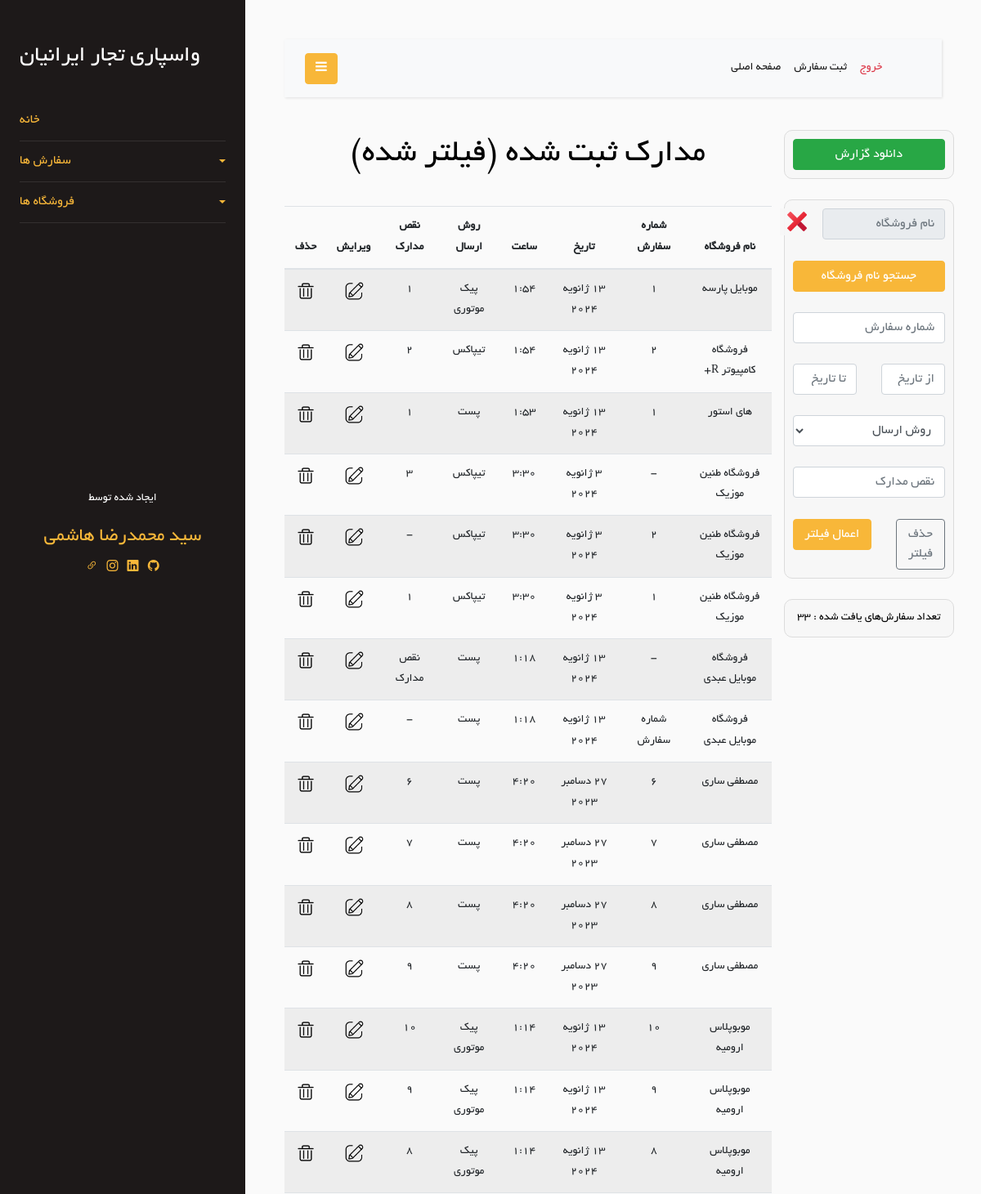
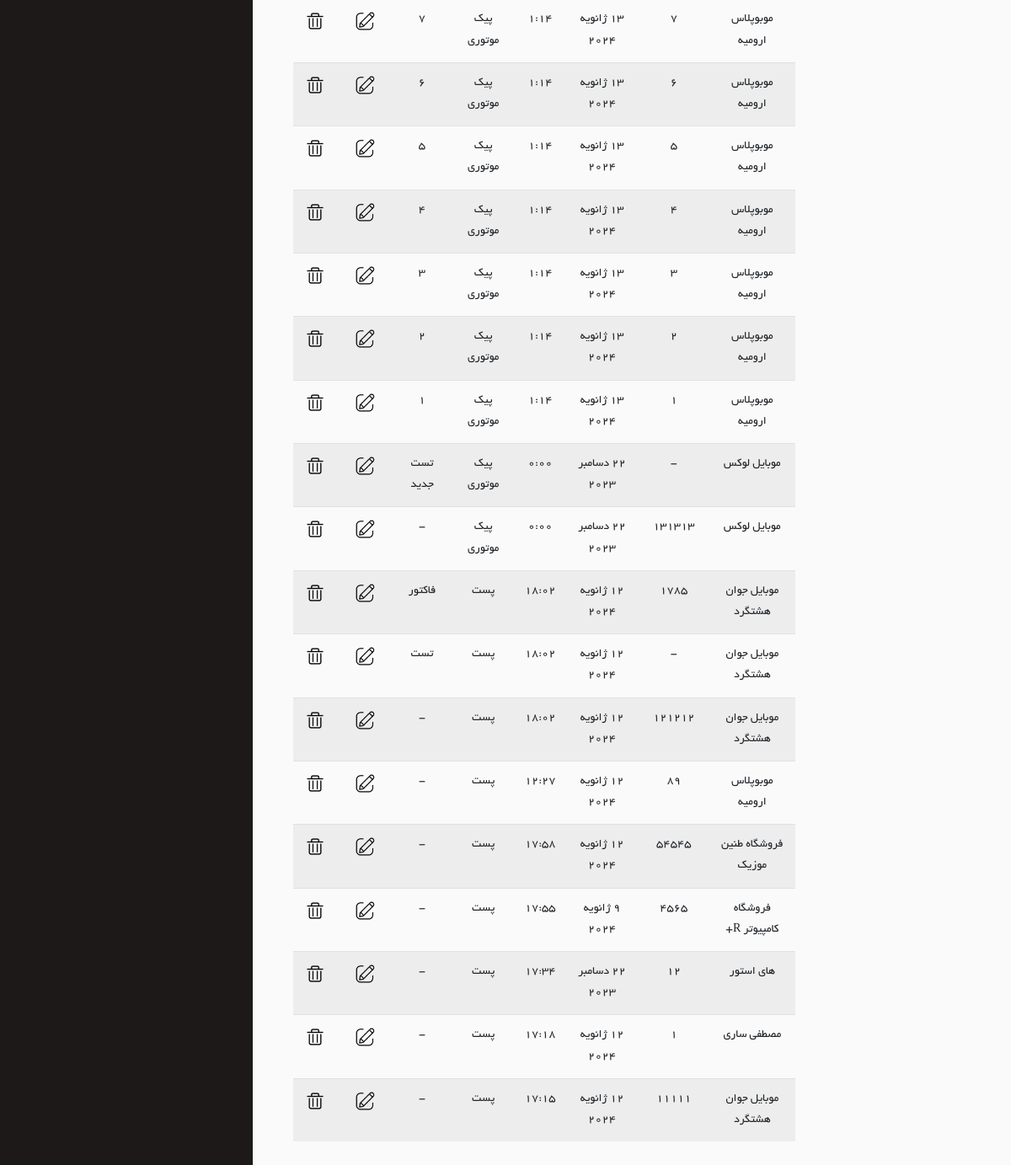
Page /Order/filter_orders (signed in) on the committed database (2 pictures, top to bottom).
### Order/models.py (models this page shows)
class Order(models.Model):
    store = models.ForeignKey(Store, on_delete=models.CASCADE)
    order_number = models.TextField(blank=True, null=True)
    shipping_method = models.ForeignKey(ShippingMethod, on_delete=models.CASCADE, null=True, blank=True)
    date = models.DateField(null=True, blank=True)
    time = models.TimeField(null=True, blank=True)
    document_defects = models.CharField(max_length=200, blank=True, null=True)
    is_delete = models.BooleanField(default=False)
    class Meta:
        verbose_name = "Order"

class ShippingMethod(models.Model):
    en_name = models.CharField(max_length=20)
    fa_name = models.CharField(max_length=20)
    def __str__(self):
        return self.fa_name
    class Meta:
        verbose_name = "Shipping Method"
    class Meta:
        verbose_name = 'Shipping Method'

### Store/models.py (models this page shows, shortened)
class Store(models.Model):
    store_name = models.CharField(max_length=100)
    is_active = models.BooleanField(default=True)
    is_delete = models.BooleanField(default=False)
    class Meta:
        db_table = 'Store'

### Order/views.py (the view)
# urls.py: path('filter_orders', views.filter_orders, name='filter_orders'),
@login_required
def filter_orders(request: HttpRequest):
    is_filter = True
    filter_order = filterOrderForm(request.POST)
    stores = Store.objects.all()
    if filter_order.is_valid():
        store_name = filter_order.cleaned_data.get('store_name')
        order_number = filter_order.cleaned_data['order_number']
        from_date = filter_order.cleaned_data['from_date']
        if from_date != '':
            from_date = jalali_to_gregorian(from_date)
        to_date = filter_order.cleaned_data['to_date']
        if to_date != '':
            to_date = jalali_to_gregorian(to_date)
        shipping_method = filter_order.cleaned_data['shipping_method']
        document_defects = filter_order.cleaned_data['document_defects']
        orders = Order.objects.filter(
            Q(is_delete=False),
            Q(store_id=store_name) if store_name else Q(),
            Q(order_number=order_number) if order_number else Q(),
            Q(date__gte=from_date) if from_date else Q(),
            Q(date__lte=to_date) if to_date else Q(),
            Q(shipping_method=shipping_method) if shipping_method else Q(),
            Q(document_defects__contains=document_defects) if document_defects else Q(),
        ).order_by('-id')
        orders_len = len(orders)
        context = {
            'orders': orders,
            'FilterOrderForm': filter_order,
            'stores': stores,
            'is_filter': is_filter,
            'store_name': store_name,
            'order_number': order_number,
            'from_date': from_date,
            'to_date': to_date,
            'shipping_method': shipping_method,
            'document_defects': document_defects,
            'orders_len': orders_len,
        }
        return render(request, 'Order/show-orders.html', context)

### Order/templates/Order/show-orders.html (shortened to what this page needs)
{% extends 'base/layout.html' %}
{% load static %}
{% load jformat %}
{% block header-link %}
    <link rel="stylesheet" href="{% static 'css/Order/show-orders.css' %}"/>
{% endblock %}
{% block mian %}
    <div class="row">
        <div class="col-md-3 text-center">
            {% if is_filter %}
                <div class="row">
                    <div class="col-12 action_box">
                        <form action="{% url 'export_to_excel' %}" method="post">
                            <button type="submit" class="btn btn-success" style="width: 100%">دانلود گزارش</button>
                        </form>
                    </div>
                </div>
            {% endif %}
            <br/>
            <div class="row">
                <div class="col-12 action_box">
                    <form method="post" action="{% url 'filter_orders' %}">
                        <div class="row">
                            <div class="col-10">
                                <input type="text" placeholder="نام فروشگاه" class="form-control" readonly
                                       id="fake_store_id_input" required>
                            </div>
                            <div class="col-2">
                                <button type="button" onclick="remove_from_input()" id="remove-btn">
                                    <img id="remove-icon" src="{% static 'icon/icons8-delete-48.png' %}">
                                </button>
                            </div>
                        </div>
                        <br/>
                        <div class="row">
                            <div class="col-12">
                                <button type="button" onclick="show_stores()" class="btn btn-primary" id="search-btn"
                                        style="width: 100%">
                                    جستجو نام فروشگاه
                                </button>
                            </div>
                        </div>
                        <br/>
                        <div class="row">
                            <div class="col-12">
                                {{ FilterOrderForm.order_number }}
                            </div>
                        </div>
                        <br/>
                        <div class="row">
                            <div class="col-6">
                                {{ FilterOrderForm.from_date }}
                            </div>
                            <div class="col-6">
                                {{ FilterOrderForm.to_date }}
                            </div>
                        </div>
                        <br/>
                        <div class="row">
                            <div class="col-12">
                                {{ FilterOrderForm.shipping_method }}
                            </div>
                        </div>
                        <br/>
                        <div class="row">
                            <div class="col-12">
                                {{ FilterOrderForm.document_defects }}
                            </div>
                        </div>
                        <br/>
                        <div class="row">
                            <div class="col-5">
                                <a class="btn btn-outline-secondary" href="{% url 'show-orders' %}" style="width: 100%">حذف
                                    فیلتر</a>
                            </div>
                            <div class="col-7">
                                <button class="btn btn-primary" type="submit" style="width: 100%">اعمال فیلتر</button>
                            </div>
                        </div>
                    </form>
                </div>
            </div>
            <br/>
            <div class="row">
                <div class="col-12 action_box">
                    <p style="margin: 0; color: black">تعداد سفارش‌های یافت شده : {{ orders_len }}</p>
                </div>
            </div>
        </div>
        <br/>
        <br/>
        <div class="col-md-9 text-center">
            <h1>مدارک ثبت شده{% if is_filter %} (فیلتر شده) {% endif %}</h1>
            <br/>
            <div class="row">
                <div class="col-12">
                    <div class="table-responsive">
                        <table class="table table-striped">
                            <thead>
                            <tr>
                                <th>نام فروشگاه</th>
                                <th>شماره سفارش</th>
                                <th>تاریخ</th>
                                <th>ساعت</th>
                                <th>روش ارسال</th>
                                <th>نقص مدارک</th>
                                <th>ویرایش</th>
                                <th>حذف</th>
                            </tr>
                            </thead>
                            <tbody>
                            {% for order in orders %}
                                <tr>
                                    <td>{{ order.store.store_name }}</td>
                                    {% if order.order_number %}
                                        <td>{{ order.order_number }}</td>
                                    {% else %}
                                        <td>-</td>
                                    {% endif %}
                                    <td>
                                        {{ order.date|jformat:"%d / %m / %Y" }}
                                    </td>
                                    <td>{{ order.time }}</td>
                                    <td>{{ order.shipping_method }}</td>
                                    {% if order.document_defects %}
                                        <td>{{ order.document_defects }}</td>
                                    {% else %}
                                        <td>-</td>
                                    {% endif %}
                                    <td>
                                        <a href="{% url 'update_order' order_id=order.id %}">
                                            <img class="icon" src="{% static 'Order/image/edit-icon.png' %}"/>
                                        </a>
                                    </td>
                                    <td>
                                        <a href="{% url 'delete_order' order_id=order.id %}" onclick="confirmDelete(event)">
                                            <img class="icon" src="{% static 'Order/image/delete-icon.png' %}"/>
                                        </a>
                                    </td>
                                </tr>
                            {% endfor %}
                            </tbody>
                        </table>
                    </div>
                </div>
            </div>
        </div>
    </div>
{% endblock %}

### Order/static/css/Order/show-orders.css (style rules this page uses)
.action_box { background-color: rgba(248, 248, 248, 0.89); padding: 10px; border-radius: 10px; border:1px solid gainsboro ; }
.icon { width: 28px; }
#remove-btn { border: none; background-color: rgba(248, 248, 248, 0.89); margin-right: -20px; }
#remove-icon { width: 30px; }
form { direction: rtl; }

### rows in the picture
Order: store.store_name "موبایل پارسه", order_number "1", date|jformat "13 ژانویه 2024", time "1:54", shipping_method "پیک موتوری", document_defects "1"
Order: store.store_name "فروشگاه کامپیوتر R+", order_number "2", date|jformat "13 ژانویه 2024", time "1:54", shipping_method "تیپاکس", document_defects "2"
Order: store.store_name "های استور", order_number "1", date|jformat "13 ژانویه 2024", time "1:53", shipping_method "پست", document_defects "1"
Order: store.store_name "فروشگاه طنین موزیک", date|jformat "3 ژانویه 2024", time "3:30", shipping_method "تیپاکس", document_defects "3"
Order: store.store_name "فروشگاه طنین موزیک", order_number "2", date|jformat "3 ژانویه 2024", time "3:30", shipping_method "تیپاکس"
Order: store.store_name "فروشگاه طنین موزیک", order_number "1", date|jformat "3 ژانویه 2024", time "3:30", shipping_method "تیپاکس", document_defects "1"
Order: store.store_name "فروشگاه موبایل عبدی", date|jformat "13 ژانویه 2024", time "1:18", shipping_method "پست", document_defects "نقص مدارک"
Order: store.store_name "فروشگاه موبایل عبدی", order_number "شماره سفارش", date|jformat "13 ژانویه 2024", time "1:18", shipping_method "پست"
Order: store.store_name "مصطفی ساری", order_number "6", date|jformat "27 دسامبر 2023", time "4:20", shipping_method "پست", document_defects "6"
Order: store.store_name "مصطفی ساری", order_number "7", date|jformat "27 دسامبر 2023", time "4:20", shipping_method "پست", document_defects "7"
Order: store.store_name "مصطفی ساری", order_number "8", date|jformat "27 دسامبر 2023", time "4:20", shipping_method "پست", document_defects "8"
Order: store.store_name "مصطفی ساری", order_number "9", date|jformat "27 دسامبر 2023", time "4:20", shipping_method "پست", document_defects "9"
Order: store.store_name "موبوپلاس ارومیه", order_number "10", date|jformat "13 ژانویه 2024", time "1:14", shipping_method "پیک موتوری", document_defects "10"
Order: store.store_name "موبوپلاس ارومیه", order_number "9", date|jformat "13 ژانویه 2024", time "1:14", shipping_method "پیک موتوری", document_defects "9"
Order: store.store_name "موبوپلاس ارومیه", order_number "8", date|jformat "13 ژانویه 2024", time "1:14", shipping_method "پیک موتوری", document_defects "8"
Order: store.store_name "موبوپلاس ارومیه", order_number "7", date|jformat "13 ژانویه 2024", time "1:14", shipping_method "پیک موتوری", document_defects "7"
Order: store.store_name "موبوپلاس ارومیه", order_number "6", date|jformat "13 ژانویه 2024", time "1:14", shipping_method "پیک موتوری", document_defects "6"
Order: store.store_name "موبوپلاس ارومیه", order_number "5", date|jformat "13 ژانویه 2024", time "1:14", shipping_method "پیک موتوری", document_defects "5"
Order: store.store_name "موبوپلاس ارومیه", order_number "4", date|jformat "13 ژانویه 2024", time "1:14", shipping_method "پیک موتوری", document_defects "4"
Order: store.store_name "موبوپلاس ارومیه", order_number "3", date|jformat "13 ژانویه 2024", time "1:14", shipping_method "پیک موتوری", document_defects "3"
Order: store.store_name "موبوپلاس ارومیه", order_number "2", date|jformat "13 ژانویه 2024", time "1:14", shipping_method "پیک موتوری", document_defects "2"
Order: store.store_name "موبوپلاس ارومیه", order_number "1", date|jformat "13 ژانویه 2024", time "1:14", shipping_method "پیک موتوری", document_defects "1"
Order: store.store_name "موبایل لوکس", date|jformat "22 دسامبر 2023", time "0:00", shipping_method "پیک موتوری", document_defects "تست جدید"
Order: store.store_name "موبایل لوکس", order_number "131313", date|jformat "22 دسامبر 2023", time "0:00", shipping_method "پیک موتوری"
Order: store.store_name "موبایل جوان هشتگرد", order_number "1785", date|jformat "12 ژانویه 2024", time "18:02", shipping_method "پست", document_defects "فاکتور"
Order: store.store_name "موبایل جوان هشتگرد", date|jformat "12 ژانویه 2024", time "18:02", shipping_method "پست", document_defects "تست"
Order: store.store_name "موبایل جوان هشتگرد", order_number "121212", date|jformat "12 ژانویه 2024", time "18:02", shipping_method "پست"
Order: store.store_name "موبوپلاس ارومیه", order_number "89", date|jformat "12 ژانویه 2024", time "12:27", shipping_method "پست"
Order: store.store_name "فروشگاه طنین موزیک", order_number "54545", date|jformat "12 ژانویه 2024", time "17:58", shipping_method "پست"
Order: store.store_name "فروشگاه کامپیوتر R+", order_number "4565", date|jformat "9 ژانویه 2024", time "17:55", shipping_method "پست"
Order: store.store_name "های استور", order_number "12", date|jformat "22 دسامبر 2023", time "17:34", shipping_method "پست"
Order: store.store_name "مصطفی ساری", order_number "1", date|jformat "12 ژانویه 2024", time "17:18", shipping_method "پست"
Order: store.store_name "موبایل جوان هشتگرد", order_number "11111", date|jformat "12 ژانویه 2024", time "17:15", shipping_method "پست"

### other values in the picture
{{ orders_len }} "33"
